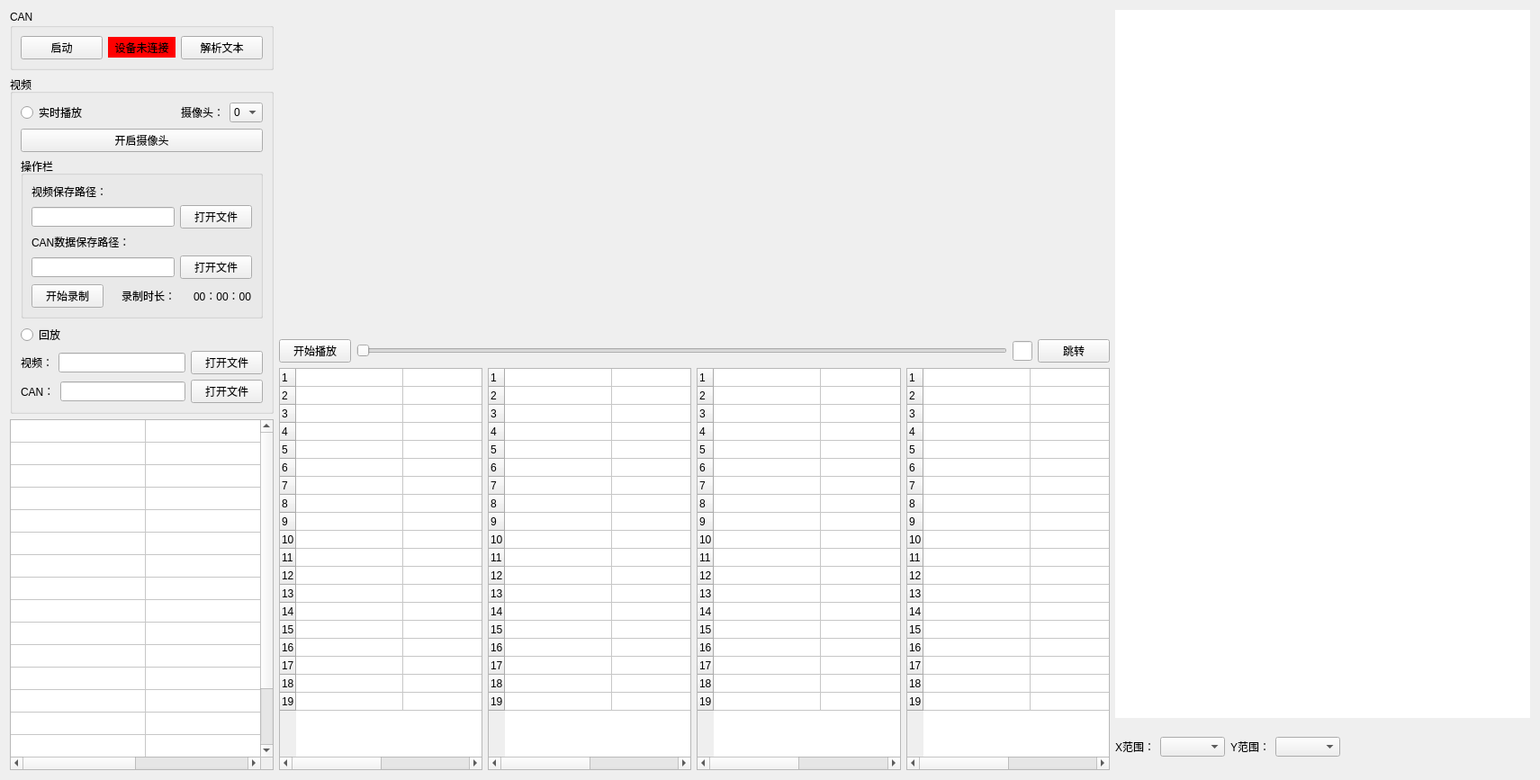
<?xml version="1.0" encoding="UTF-8"?>
<ui version="4.0">
 <class>Widget</class>
 <widget class="QWidget" name="Widget">
  <property name="geometry">
   <rect>
    <x>0</x>
    <y>0</y>
    <width>1711</width>
    <height>867</height>
   </rect>
  </property>
  <property name="windowTitle">
   <string>ArcADASCanAnalyzeTools</string>
  </property>
  <layout class="QGridLayout" name="gridLayout_2">
   <item row="0" column="0">
    <layout class="QHBoxLayout" name="horizontalLayout_14" stretch="1,4,2">
     <item>
      <layout class="QVBoxLayout" name="verticalLayout_7" stretch="0,1,3">
       <item>
        <widget class="QGroupBox" name="gB_CAN">
         <property name="title">
          <string>CAN</string>
         </property>
         <layout class="QVBoxLayout" name="verticalLayout_2">
          <item>
           <layout class="QHBoxLayout" name="horizontalLayout_2">
            <item>
             <widget class="QPushButton" name="btn_StartCAN">
              <property name="text">
               <string>启动</string>
              </property>
             </widget>
            </item>
            <item>
             <widget class="QLabel" name="label_CanStatus">
              <property name="minimumSize">
               <size>
                <width>75</width>
                <height>23</height>
               </size>
              </property>
              <property name="maximumSize">
               <size>
                <width>75</width>
                <height>23</height>
               </size>
              </property>
              <property name="styleSheet">
               <string notr="true">background-color: rgb(255, 0, 0);</string>
              </property>
              <property name="text">
               <string>设备未连接</string>
              </property>
              <property name="alignment">
               <set>Qt::AlignCenter</set>
              </property>
             </widget>
            </item>
            <item>
             <widget class="QPushButton" name="btn_analyzeFrameText">
              <property name="text">
               <string>解析文本</string>
              </property>
             </widget>
            </item>
           </layout>
          </item>
         </layout>
        </widget>
       </item>
       <item>
        <widget class="QGroupBox" name="gB_camera">
         <property name="title">
          <string>视频</string>
         </property>
         <layout class="QVBoxLayout" name="verticalLayout_5">
          <item>
           <layout class="QHBoxLayout" name="horizontalLayout_18">
            <item>
             <widget class="QRadioButton" name="radio_camera">
              <property name="text">
               <string>实时播放</string>
              </property>
             </widget>
            </item>
            <item>
             <spacer name="horizontalSpacer">
              <property name="orientation">
               <enum>Qt::Horizontal</enum>
              </property>
              <property name="sizeHint" stdset="0">
               <size>
                <width>40</width>
                <height>20</height>
               </size>
              </property>
             </spacer>
            </item>
            <item>
             <widget class="QLabel" name="label_10">
              <property name="text">
               <string>摄像头：</string>
              </property>
             </widget>
            </item>
            <item>
             <widget class="QComboBox" name="comboBox">
              <item>
               <property name="text">
                <string>0</string>
               </property>
              </item>
              <item>
               <property name="text">
                <string>1</string>
               </property>
              </item>
             </widget>
            </item>
           </layout>
          </item>
          <item>
           <widget class="QPushButton" name="btn_openCamera">
            <property name="text">
             <string>开启摄像头</string>
            </property>
           </widget>
          </item>
          <item>
           <widget class="QGroupBox" name="groupBox_2">
            <property name="title">
             <string>操作栏</string>
            </property>
            <layout class="QGridLayout" name="gridLayout">
             <item row="0" column="0">
              <widget class="QLabel" name="label_6">
               <property name="text">
                <string>视频保存路径：</string>
               </property>
              </widget>
             </item>
             <item row="1" column="0">
              <layout class="QHBoxLayout" name="horizontalLayout_19">
               <item>
                <widget class="QLineEdit" name="lE_videoSavePath"/>
               </item>
               <item>
                <widget class="QPushButton" name="btn_videoSavePath">
                 <property name="text">
                  <string>打开文件</string>
                 </property>
                </widget>
               </item>
              </layout>
             </item>
             <item row="2" column="0">
              <widget class="QLabel" name="label_9">
               <property name="text">
                <string>CAN数据保存路径：</string>
               </property>
              </widget>
             </item>
             <item row="3" column="0">
              <layout class="QHBoxLayout" name="horizontalLayout_20">
               <item>
                <widget class="QLineEdit" name="lE_CANSavePath"/>
               </item>
               <item>
                <widget class="QPushButton" name="btn_CANSavePath">
                 <property name="text">
                  <string>打开文件</string>
                 </property>
                </widget>
               </item>
              </layout>
             </item>
             <item row="4" column="0">
              <layout class="QHBoxLayout" name="horizontalLayout_27">
               <property name="spacing">
                <number>20</number>
               </property>
               <item>
                <widget class="QPushButton" name="btn_startRecord">
                 <property name="text">
                  <string>开始录制</string>
                 </property>
                </widget>
               </item>
               <item>
                <layout class="QHBoxLayout" name="horizontalLayout_15" stretch="1,3">
                 <property name="spacing">
                  <number>20</number>
                 </property>
                 <item>
                  <widget class="QLabel" name="label_8">
                   <property name="text">
                    <string>录制时长：</string>
                   </property>
                  </widget>
                 </item>
                 <item>
                  <widget class="QLabel" name="label_recordTime">
                   <property name="text">
                    <string>00：00：00</string>
                   </property>
                  </widget>
                 </item>
                </layout>
               </item>
              </layout>
             </item>
            </layout>
           </widget>
          </item>
          <item>
           <widget class="QRadioButton" name="radio_video">
            <property name="text">
             <string>回放</string>
            </property>
           </widget>
          </item>
          <item>
           <layout class="QHBoxLayout" name="horizontalLayout_11">
            <item>
             <widget class="QLabel" name="label_12">
              <property name="text">
               <string>视频：</string>
              </property>
             </widget>
            </item>
            <item>
             <widget class="QLineEdit" name="lE_videoFilePath"/>
            </item>
            <item>
             <widget class="QPushButton" name="btn_openVideoFile">
              <property name="text">
               <string>打开文件</string>
              </property>
             </widget>
            </item>
           </layout>
          </item>
          <item>
           <layout class="QHBoxLayout" name="horizontalLayout_28" stretch="0,0,0">
            <property name="topMargin">
             <number>0</number>
            </property>
            <item>
             <widget class="QLabel" name="label_13">
              <property name="text">
               <string>CAN：</string>
              </property>
             </widget>
            </item>
            <item>
             <widget class="QLineEdit" name="lE_CANFilePath"/>
            </item>
            <item>
             <widget class="QPushButton" name="btn_openCANFile">
              <property name="text">
               <string>打开文件</string>
              </property>
             </widget>
            </item>
           </layout>
          </item>
         </layout>
        </widget>
       </item>
       <item>
        <widget class="QTableWidget" name="tableWidget">
         <property name="styleSheet">
          <string notr="true"/>
         </property>
         <property name="rowCount">
          <number>17</number>
         </property>
         <property name="columnCount">
          <number>2</number>
         </property>
         <attribute name="horizontalHeaderVisible">
          <bool>false</bool>
         </attribute>
         <attribute name="horizontalHeaderDefaultSectionSize">
          <number>150</number>
         </attribute>
         <attribute name="verticalHeaderVisible">
          <bool>false</bool>
         </attribute>
         <attribute name="verticalHeaderMinimumSectionSize">
          <number>10</number>
         </attribute>
         <attribute name="verticalHeaderDefaultSectionSize">
          <number>25</number>
         </attribute>
         <row>
          <property name="text">
           <string>0</string>
          </property>
         </row>
         <row>
          <property name="text">
           <string>1</string>
          </property>
         </row>
         <row>
          <property name="text">
           <string>2</string>
          </property>
         </row>
         <row>
          <property name="text">
           <string>3</string>
          </property>
         </row>
         <row>
          <property name="text">
           <string>4</string>
          </property>
         </row>
         <row>
          <property name="text">
           <string>5</string>
          </property>
         </row>
         <row>
          <property name="text">
           <string>6</string>
          </property>
         </row>
         <row>
          <property name="text">
           <string>7</string>
          </property>
         </row>
         <row>
          <property name="text">
           <string>8</string>
          </property>
         </row>
         <row>
          <property name="text">
           <string>9</string>
          </property>
         </row>
         <row>
          <property name="text">
           <string>10</string>
          </property>
         </row>
         <row>
          <property name="text">
           <string>11</string>
          </property>
         </row>
         <row>
          <property name="text">
           <string>12</string>
          </property>
         </row>
         <row>
          <property name="text">
           <string>13</string>
          </property>
         </row>
         <row>
          <property name="text">
           <string>14</string>
          </property>
         </row>
         <row>
          <property name="text">
           <string>15</string>
          </property>
         </row>
         <row/>
         <column>
          <property name="text">
           <string>参数</string>
          </property>
         </column>
         <column>
          <property name="text">
           <string>值</string>
          </property>
         </column>
        </widget>
       </item>
      </layout>
     </item>
     <item>
      <layout class="QVBoxLayout" name="verticalLayout" stretch="2,0">
       <item>
        <layout class="QVBoxLayout" name="verticalLayout_4">
         <item>
          <widget class="QLabel" name="CameraView">
           <property name="enabled">
            <bool>true</bool>
           </property>
           <property name="minimumSize">
            <size>
             <width>640</width>
             <height>360</height>
            </size>
           </property>
           <property name="maximumSize">
            <size>
             <width>640</width>
             <height>360</height>
            </size>
           </property>
           <property name="text">
            <string/>
           </property>
          </widget>
         </item>
         <item>
          <layout class="QHBoxLayout" name="horizontalLayout" stretch="1,15,2">
           <item>
            <widget class="QPushButton" name="btn_play">
             <property name="text">
              <string>开始播放</string>
             </property>
            </widget>
           </item>
           <item>
            <widget class="QSlider" name="videoSlider">
             <property name="orientation">
              <enum>Qt::Horizontal</enum>
             </property>
            </widget>
           </item>
           <item>
            <layout class="QHBoxLayout" name="horizontalLayout_12" stretch="1,1">
             <item>
              <widget class="QLineEdit" name="lE_gotoFrame"/>
             </item>
             <item>
              <widget class="QPushButton" name="btn_goto">
               <property name="text">
                <string>跳转</string>
               </property>
              </widget>
             </item>
            </layout>
           </item>
          </layout>
         </item>
        </layout>
       </item>
       <item>
        <layout class="QHBoxLayout" name="horizontalLayout_13">
         <item>
          <widget class="QTableWidget" name="tableWidget_ME_1">
           <attribute name="horizontalHeaderVisible">
            <bool>false</bool>
           </attribute>
           <attribute name="horizontalHeaderCascadingSectionResizes">
            <bool>true</bool>
           </attribute>
           <attribute name="horizontalHeaderMinimumSectionSize">
            <number>30</number>
           </attribute>
           <attribute name="horizontalHeaderDefaultSectionSize">
            <number>119</number>
           </attribute>
           <attribute name="verticalHeaderVisible">
            <bool>true</bool>
           </attribute>
           <attribute name="verticalHeaderMinimumSectionSize">
            <number>15</number>
           </attribute>
           <attribute name="verticalHeaderDefaultSectionSize">
            <number>20</number>
           </attribute>
           <row>
            <property name="text">
             <string>1</string>
            </property>
           </row>
           <row>
            <property name="text">
             <string>2</string>
            </property>
           </row>
           <row>
            <property name="text">
             <string>3</string>
            </property>
           </row>
           <row>
            <property name="text">
             <string>4</string>
            </property>
           </row>
           <row>
            <property name="text">
             <string>5</string>
            </property>
           </row>
           <row>
            <property name="text">
             <string>6</string>
            </property>
           </row>
           <row>
            <property name="text">
             <string>7</string>
            </property>
           </row>
           <row>
            <property name="text">
             <string>8</string>
            </property>
           </row>
           <row>
            <property name="text">
             <string>9</string>
            </property>
           </row>
           <row>
            <property name="text">
             <string>10</string>
            </property>
           </row>
           <row>
            <property name="text">
             <string>11</string>
            </property>
           </row>
           <row>
            <property name="text">
             <string>12</string>
            </property>
           </row>
           <row>
            <property name="text">
             <string>13</string>
            </property>
           </row>
           <row>
            <property name="text">
             <string>14</string>
            </property>
           </row>
           <row>
            <property name="text">
             <string>15</string>
            </property>
           </row>
           <row>
            <property name="text">
             <string>16</string>
            </property>
           </row>
           <row>
            <property name="text">
             <string>17</string>
            </property>
           </row>
           <row>
            <property name="text">
             <string>18</string>
            </property>
           </row>
           <row>
            <property name="text">
             <string>19</string>
            </property>
           </row>
           <column>
            <property name="text">
             <string>参数</string>
            </property>
            <property name="background">
             <color>
              <red>245</red>
              <green>245</green>
              <blue>245</blue>
             </color>
            </property>
           </column>
           <column>
            <property name="text">
             <string>值</string>
            </property>
            <property name="background">
             <color>
              <red>245</red>
              <green>245</green>
              <blue>245</blue>
             </color>
            </property>
           </column>
          </widget>
         </item>
         <item>
          <widget class="QTableWidget" name="tableWidget_ME_2">
           <attribute name="horizontalHeaderVisible">
            <bool>false</bool>
           </attribute>
           <attribute name="horizontalHeaderCascadingSectionResizes">
            <bool>true</bool>
           </attribute>
           <attribute name="horizontalHeaderMinimumSectionSize">
            <number>30</number>
           </attribute>
           <attribute name="horizontalHeaderDefaultSectionSize">
            <number>119</number>
           </attribute>
           <attribute name="verticalHeaderMinimumSectionSize">
            <number>15</number>
           </attribute>
           <attribute name="verticalHeaderDefaultSectionSize">
            <number>20</number>
           </attribute>
           <row>
            <property name="text">
             <string>1</string>
            </property>
           </row>
           <row>
            <property name="text">
             <string>2</string>
            </property>
           </row>
           <row>
            <property name="text">
             <string>3</string>
            </property>
           </row>
           <row>
            <property name="text">
             <string>4</string>
            </property>
           </row>
           <row>
            <property name="text">
             <string>5</string>
            </property>
           </row>
           <row>
            <property name="text">
             <string>6</string>
            </property>
           </row>
           <row>
            <property name="text">
             <string>7</string>
            </property>
           </row>
           <row>
            <property name="text">
             <string>8</string>
            </property>
           </row>
           <row>
            <property name="text">
             <string>9</string>
            </property>
           </row>
           <row>
            <property name="text">
             <string>10</string>
            </property>
           </row>
           <row>
            <property name="text">
             <string>11</string>
            </property>
           </row>
           <row>
            <property name="text">
             <string>12</string>
            </property>
           </row>
           <row>
            <property name="text">
             <string>13</string>
            </property>
           </row>
           <row>
            <property name="text">
             <string>14</string>
            </property>
           </row>
           <row>
            <property name="text">
             <string>15</string>
            </property>
           </row>
           <row>
            <property name="text">
             <string>16</string>
            </property>
           </row>
           <row>
            <property name="text">
             <string>17</string>
            </property>
           </row>
           <row>
            <property name="text">
             <string>18</string>
            </property>
           </row>
           <row>
            <property name="text">
             <string>19</string>
            </property>
           </row>
           <column>
            <property name="text">
             <string>参数</string>
            </property>
            <property name="background">
             <color>
              <red>245</red>
              <green>245</green>
              <blue>245</blue>
             </color>
            </property>
           </column>
           <column>
            <property name="text">
             <string>值</string>
            </property>
            <property name="background">
             <color>
              <red>245</red>
              <green>245</green>
              <blue>245</blue>
             </color>
            </property>
           </column>
          </widget>
         </item>
         <item>
          <widget class="QTableWidget" name="tableWidget_ME_4">
           <attribute name="horizontalHeaderVisible">
            <bool>false</bool>
           </attribute>
           <attribute name="horizontalHeaderCascadingSectionResizes">
            <bool>true</bool>
           </attribute>
           <attribute name="horizontalHeaderMinimumSectionSize">
            <number>30</number>
           </attribute>
           <attribute name="horizontalHeaderDefaultSectionSize">
            <number>119</number>
           </attribute>
           <attribute name="verticalHeaderMinimumSectionSize">
            <number>15</number>
           </attribute>
           <attribute name="verticalHeaderDefaultSectionSize">
            <number>20</number>
           </attribute>
           <row>
            <property name="text">
             <string>1</string>
            </property>
           </row>
           <row>
            <property name="text">
             <string>2</string>
            </property>
           </row>
           <row>
            <property name="text">
             <string>3</string>
            </property>
           </row>
           <row>
            <property name="text">
             <string>4</string>
            </property>
           </row>
           <row>
            <property name="text">
             <string>5</string>
            </property>
           </row>
           <row>
            <property name="text">
             <string>6</string>
            </property>
           </row>
           <row>
            <property name="text">
             <string>7</string>
            </property>
           </row>
           <row>
            <property name="text">
             <string>8</string>
            </property>
           </row>
           <row>
            <property name="text">
             <string>9</string>
            </property>
           </row>
           <row>
            <property name="text">
             <string>10</string>
            </property>
           </row>
           <row>
            <property name="text">
             <string>11</string>
            </property>
           </row>
           <row>
            <property name="text">
             <string>12</string>
            </property>
           </row>
           <row>
            <property name="text">
             <string>13</string>
            </property>
           </row>
           <row>
            <property name="text">
             <string>14</string>
            </property>
           </row>
           <row>
            <property name="text">
             <string>15</string>
            </property>
           </row>
           <row>
            <property name="text">
             <string>16</string>
            </property>
           </row>
           <row>
            <property name="text">
             <string>17</string>
            </property>
           </row>
           <row>
            <property name="text">
             <string>18</string>
            </property>
           </row>
           <row>
            <property name="text">
             <string>19</string>
            </property>
           </row>
           <column>
            <property name="text">
             <string>参数</string>
            </property>
            <property name="background">
             <color>
              <red>245</red>
              <green>245</green>
              <blue>245</blue>
             </color>
            </property>
           </column>
           <column>
            <property name="text">
             <string>值</string>
            </property>
            <property name="background">
             <color>
              <red>245</red>
              <green>245</green>
              <blue>245</blue>
             </color>
            </property>
           </column>
          </widget>
         </item>
         <item>
          <widget class="QTableWidget" name="tableWidget_ME_3">
           <attribute name="horizontalHeaderVisible">
            <bool>false</bool>
           </attribute>
           <attribute name="horizontalHeaderCascadingSectionResizes">
            <bool>true</bool>
           </attribute>
           <attribute name="horizontalHeaderMinimumSectionSize">
            <number>30</number>
           </attribute>
           <attribute name="horizontalHeaderDefaultSectionSize">
            <number>119</number>
           </attribute>
           <attribute name="verticalHeaderMinimumSectionSize">
            <number>15</number>
           </attribute>
           <attribute name="verticalHeaderDefaultSectionSize">
            <number>20</number>
           </attribute>
           <row>
            <property name="text">
             <string>1</string>
            </property>
           </row>
           <row>
            <property name="text">
             <string>2</string>
            </property>
           </row>
           <row>
            <property name="text">
             <string>3</string>
            </property>
           </row>
           <row>
            <property name="text">
             <string>4</string>
            </property>
           </row>
           <row>
            <property name="text">
             <string>5</string>
            </property>
           </row>
           <row>
            <property name="text">
             <string>6</string>
            </property>
           </row>
           <row>
            <property name="text">
             <string>7</string>
            </property>
           </row>
           <row>
            <property name="text">
             <string>8</string>
            </property>
           </row>
           <row>
            <property name="text">
             <string>9</string>
            </property>
           </row>
           <row>
            <property name="text">
             <string>10</string>
            </property>
           </row>
           <row>
            <property name="text">
             <string>11</string>
            </property>
           </row>
           <row>
            <property name="text">
             <string>12</string>
            </property>
           </row>
           <row>
            <property name="text">
             <string>13</string>
            </property>
           </row>
           <row>
            <property name="text">
             <string>14</string>
            </property>
           </row>
           <row>
            <property name="text">
             <string>15</string>
            </property>
           </row>
           <row>
            <property name="text">
             <string>16</string>
            </property>
           </row>
           <row>
            <property name="text">
             <string>17</string>
            </property>
           </row>
           <row>
            <property name="text">
             <string>18</string>
            </property>
           </row>
           <row>
            <property name="text">
             <string>19</string>
            </property>
           </row>
           <column>
            <property name="text">
             <string>参数</string>
            </property>
            <property name="background">
             <color>
              <red>245</red>
              <green>245</green>
              <blue>245</blue>
             </color>
            </property>
           </column>
           <column>
            <property name="text">
             <string>值</string>
            </property>
            <property name="background">
             <color>
              <red>245</red>
              <green>245</green>
              <blue>245</blue>
             </color>
            </property>
           </column>
          </widget>
         </item>
        </layout>
       </item>
      </layout>
     </item>
     <item>
      <layout class="QVBoxLayout" name="verticalLayout_3" stretch="15,1">
       <item>
        <widget class="MyLabel" name="label_ObjectDisplay">
         <property name="sizePolicy">
          <sizepolicy hsizetype="Expanding" vsizetype="Expanding">
           <horstretch>0</horstretch>
           <verstretch>0</verstretch>
          </sizepolicy>
         </property>
         <property name="styleSheet">
          <string notr="true">background-color: rgb(255, 255, 255);</string>
         </property>
         <property name="text">
          <string/>
         </property>
        </widget>
       </item>
       <item>
        <layout class="QHBoxLayout" name="horizontalLayout_17" stretch="1,6">
         <item>
          <layout class="QHBoxLayout" name="horizontalLayout_16">
           <item>
            <layout class="QHBoxLayout" name="horizontalLayout_9">
             <item>
              <widget class="QLabel" name="label_5">
               <property name="text">
                <string>X范围：</string>
               </property>
              </widget>
             </item>
             <item>
              <widget class="QComboBox" name="cB_X_Range"/>
             </item>
            </layout>
           </item>
           <item>
            <layout class="QHBoxLayout" name="horizontalLayout_10">
             <item>
              <widget class="QLabel" name="label_7">
               <property name="text">
                <string>Y范围：</string>
               </property>
              </widget>
             </item>
             <item>
              <widget class="QComboBox" name="cB_Y_Range"/>
             </item>
            </layout>
           </item>
          </layout>
         </item>
         <item>
          <widget class="TipsLabel" name="label_tips">
           <property name="minimumSize">
            <size>
             <width>0</width>
             <height>0</height>
            </size>
           </property>
           <property name="text">
            <string/>
           </property>
          </widget>
         </item>
        </layout>
       </item>
      </layout>
     </item>
    </layout>
   </item>
  </layout>
 </widget>
 <customwidgets>
  <customwidget>
   <class>MyLabel</class>
   <extends>QLabel</extends>
   <header location="global">Widget/MyLabel.h</header>
  </customwidget>
  <customwidget>
   <class>TipsLabel</class>
   <extends>QLabel</extends>
   <header location="global">Widget/TipsLabel.h</header>
  </customwidget>
 </customwidgets>
 <resources/>
 <connections/>
</ui>
